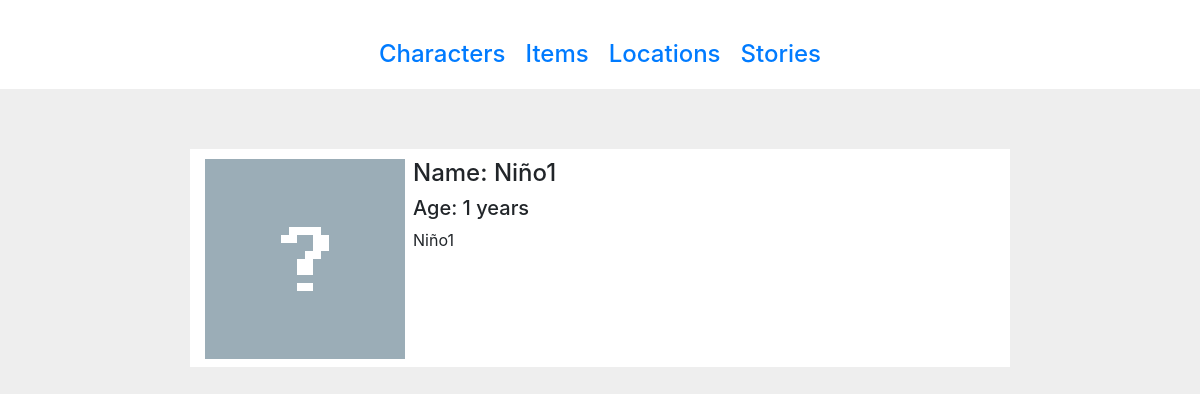
Screenshot of /characters/1 with the database file from the repository.
### Characters/models.py (models this page shows, shortened)
class Character(models.Model):
    name = models.CharField(max_length=50)
    backstory = models.TextField(max_length=10000, default="", blank=True)
    age = models.IntegerField(null=True, blank=True, default=None)
    portrait = models.ImageField(blank=False, default="images/character_portraits/default.png", upload_to='images/character_portraits')
    def get_age(self):
        if self.age == None or self.age == -1:
            return "???"
        elif self.age < -1:
            return "Siempre Existió"
        else:
            return str(self.age)

### Characters/views.py (the view)
# urls.py: path('<int:pk>', CharacterView.as_view()),
class CharacterView(TemplateView):
    template_name = "character.html"
    def get_context_data(self, **kwargs):
        context = super().get_context_data(**kwargs)
        context["project_name"] = PROJECT_NAME
        context["character"] = Character.objects.get(id=kwargs["pk"])
        context["character_images"] = CharacterImage.objects.filter(character=context["character"])
        return context

### Characters/templates/character.html (shortened to what this page needs)
{% extends "base.html" %}
{% block content %}
    <div style="height: 10px"></div>
    <img class="float-left mb-2 mr-2" src="{{ character.portrait.url }}" style="width: 200px; height: 200px;"/>
    <h4>Name: {{ character.name }}</h4>
    <h5>Age: {{ character.get_age }} years</h5>
    <p>{{ character.backstory }}</p>
{% endblock %}

### rows the page displays
Character: portrait (placeholder picture), name "Niño1", get_age "1", backstory "Niño1"
